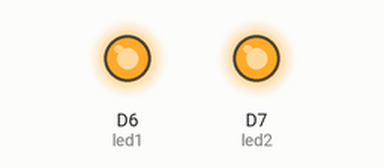
Simulated run of this sketch. Board: ESP8266 (NodeMCU). On the bench: output pins drawn as LEDs (lit = HIGH).

Above: at 0.1 s.
At 36.6 s:
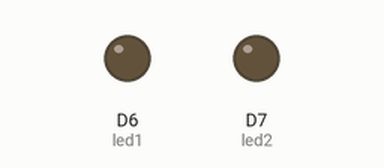
Timing chart, 0 to 40.0 s (numbered marks = the images above):
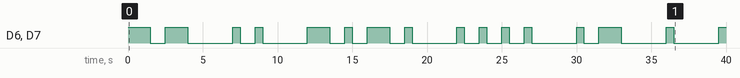

Measured:
- by itself, D6 (led1), D7 (led2): LOW → HIGH at 0.00 s, → LOW 1.5 s later, → HIGH 1.0 s later, → LOW 1.5 s later, … (31 changes in this stretch)

The sketch:

BlinkingMorse.ino
```cpp
//Digital pins used: D6 and D7
int led1 = D6;
int led2 = D7;

//My last name is Tang Pong (Apologies if I wrote it wrong in Morse Code)
//char lastName[29] = {'-', ' ', '.', '-', ' ', '-', '.', '-', '-', '.', ' ', ' ', '.', '-', '-', '.', ' ', '-', '-', '-', ' ', '-', '.', ' ', '-', '-', '.' };

//My first name is Michael Dean (Apologies if I wrote it wrong in Morse Code)
char firstName[49] = {'-', '-', ' ', '.', '.', ' ', '-', '.', '-', '.', ' ', '.', '.', '.', '.', ' ', '.', '-', ' ', '.', ' ', '.', '-', '.', '.', ' ', ' ', '-', '.', '.', ' ', '.', ' ', '.', '-', ' ', '-', '.'};

void setup()
{
    pinMode(led1, OUTPUT);
    pinMode(led2, OUTPUT);
}

void loop()
{
    //Loop for traversing the firstName array
    for (int i = 0; i < 49; i++)
    {
        //Dot -> Light up for 0.5 seconds + Do not light for 1 second
        if (firstName[i] == '.')
        {
            digitalWrite(led1, HIGH);
            digitalWrite(led2, HIGH);

            delay(500);

            digitalWrite(led1, LOW);
            digitalWrite(led2, LOW);

            delay(1000);
        }
        //Bar -> Light up for 1.5 seconds + Do not light for 1 second
        if (firstName[i] == '-')
        {
            digitalWrite(led1, HIGH);
            digitalWrite(led2, HIGH);

            delay(1500);

            digitalWrite(led1, LOW);
            digitalWrite(led2, LOW);

            delay(1000);
        }
        //Space -> Do not light up for 1 second + Do not light for 1 second
        if (firstName[i] == ' ')
        {
            digitalWrite(led1, LOW);
            digitalWrite(led2, LOW);

            delay(1000);

            digitalWrite(led1, LOW);
            digitalWrite(led2, LOW);

            delay(1000);
        }
    }
}
```
